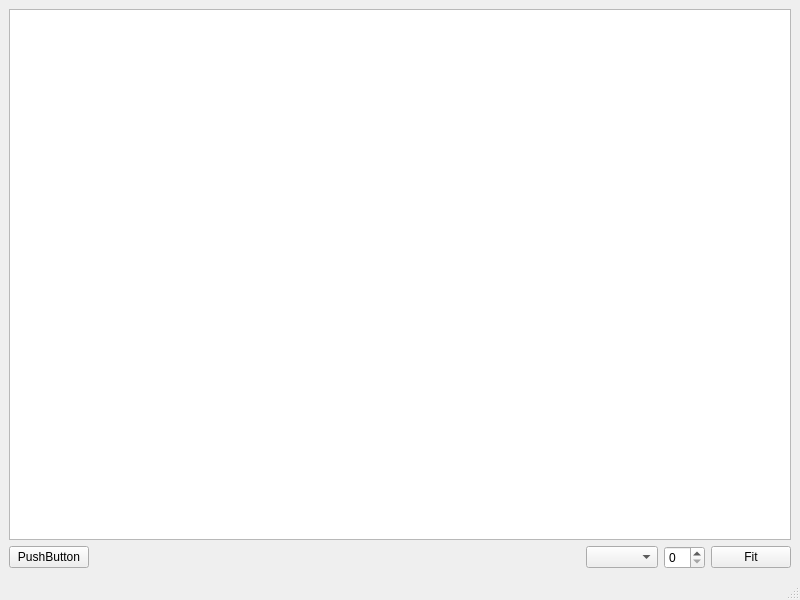
<?xml version="1.0" encoding="UTF-8"?>
<ui version="4.0">
 <class>MainWindow</class>
 <widget class="QMainWindow" name="MainWindow">
  <property name="geometry">
   <rect>
    <x>0</x>
    <y>0</y>
    <width>800</width>
    <height>600</height>
   </rect>
  </property>
  <property name="windowTitle">
   <string>MainWindow</string>
  </property>
  <widget class="QWidget" name="centralwidget">
   <layout class="QGridLayout" name="gridLayout">
    <item row="0" column="2">
     <widget class="PlotWidget" name="spectrum_view">
      <property name="backgroundBrush">
       <brush brushstyle="NoBrush">
        <color alpha="0">
         <red>0</red>
         <green>0</green>
         <blue>0</blue>
        </color>
       </brush>
      </property>
     </widget>
    </item>
    <item row="1" column="2">
     <layout class="QHBoxLayout" name="horizontalLayout">
      <item>
       <layout class="QHBoxLayout" name="roi_layout"/>
      </item>
      <item>
       <widget class="QPushButton" name="range_btn">
        <property name="text">
         <string>PushButton</string>
        </property>
       </widget>
      </item>
      <item>
       <spacer name="horizontalSpacer">
        <property name="orientation">
         <enum>Qt::Horizontal</enum>
        </property>
        <property name="sizeHint" stdset="0">
         <size>
          <width>40</width>
          <height>20</height>
         </size>
        </property>
       </spacer>
      </item>
      <item>
       <widget class="QComboBox" name="fit_function"/>
      </item>
      <item>
       <widget class="QSpinBox" name="fit_Nmax">
        <property name="maximumSize">
         <size>
          <width>100</width>
          <height>16777215</height>
         </size>
        </property>
       </widget>
      </item>
      <item>
       <widget class="QPushButton" name="fit_btn">
        <property name="text">
         <string>Fit</string>
        </property>
       </widget>
      </item>
     </layout>
    </item>
   </layout>
  </widget>
  <widget class="QMenuBar" name="menubar">
   <property name="geometry">
    <rect>
     <x>0</x>
     <y>0</y>
     <width>800</width>
     <height>21</height>
    </rect>
   </property>
  </widget>
  <widget class="QStatusBar" name="statusbar"/>
 </widget>
 <customwidgets>
  <customwidget>
   <class>PlotWidget</class>
   <extends>QGraphicsView</extends>
   <header location="global">pyqtgraph</header>
  </customwidget>
 </customwidgets>
 <resources/>
 <connections/>
</ui>
